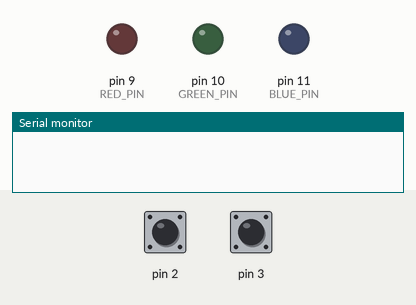
Simulated run of this sketch. Board: Arduino Uno, built with avr-gcc and run on an emulated ATmega328P. On the bench: output pins drawn as LEDs (lit = HIGH), the last lines printed to the serial monitor. The test bench sets the inputs (shaded band); at power-on: pin 2 HIGH, pin 3 HIGH.

Above: at 1.2 s.
1.3 s: pin 2 pulled LOW for 0.15 s
At 1.5 s:
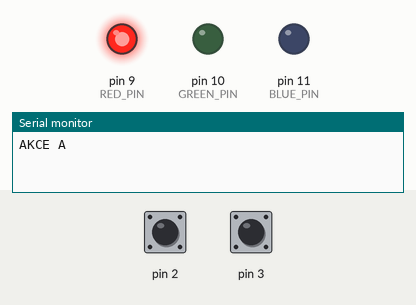
3.0 s: pin 3 pulled LOW for 0.15 s
At 3.2 s:
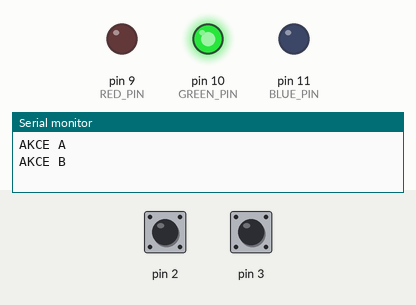
4.7 s: pin 3 pulled LOW for 3.2 s
At 9.1 s:
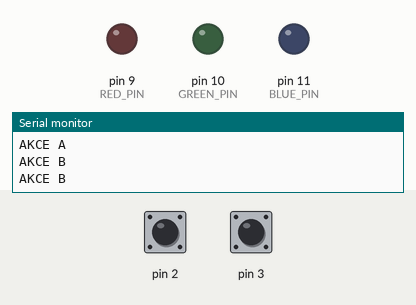
9.5 s: pin 2 pulled LOW for 3.2 s
At 14.0 s:
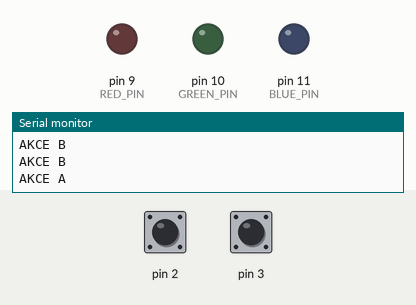
Timing chart, 0 to 15.3 s (numbered marks = the images above; inputs shaded):
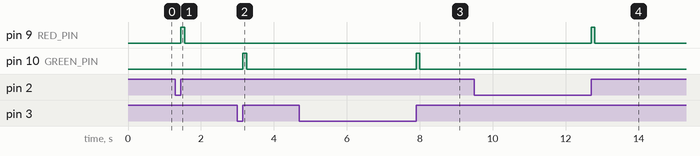

The sketch:

main_FSM.ino
```cpp
#define RED_PIN 9
#define GREEN_PIN 10
#define BLUE_PIN 11

#define OWN_DELAY 100

bool checkState = false;

void flash(int pin){
  digitalWrite(pin, 1);
  delay(OWN_DELAY);
  digitalWrite(pin, 0);
}


enum states {
  STATE_START, STATE_SW1, STATE_SW2, STATE_SW1SW2
};

enum states STATE, NEXT_STATE;

void setup() {
  Serial.begin(9600);

  pinMode(2, INPUT_PULLUP);
  pinMode(3, INPUT_PULLUP);
  //pinMode(3, INPUT_PULLUP);

  pinMode(9, OUTPUT);
  pinMode(10, OUTPUT);
  pinMode(11, OUTPUT);

  STATE = STATE_START;
}


void loop() {
    int sw1_pressed = !digitalRead(2);
    int sw2_pressed = !digitalRead(3);

    switch (STATE)
    {
      case STATE_START:

          if (sw1_pressed == true) {
            NEXT_STATE = STATE_SW1;
          } else if (sw2_pressed == true) {
            NEXT_STATE = STATE_SW2;
          }

          checkState = false;
          break;

      case STATE_SW1:
         if(sw2_pressed == true){
          NEXT_STATE = STATE_SW1SW2;
         } else if (sw1_pressed == false) {
          NEXT_STATE = STATE_START;

          if (checkState == false){
            Serial.println("AKCE A");
            flash(RED_PIN);

            checkState = true;
            }
         }
         break;

      case STATE_SW2:
        if(sw1_pressed == true){
          NEXT_STATE = STATE_SW1SW2;
         }
         else if (sw2_pressed == false) {
          NEXT_STATE = STATE_START;

           if (!checkState){
            Serial.println("AKCE B");
            flash(GREEN_PIN);

            checkState = true;
            }
         }
         break;

      case STATE_SW1SW2:
         if (sw2_pressed == false && sw1_pressed == false) {
          NEXT_STATE = STATE_START;

           if (!checkState){
              Serial.println("AKCE C");
              flash(BLUE_PIN);

              checkState = true;
            }
         }
         break;

    }

    STATE = NEXT_STATE;
 }
```

Measured:
- after the input at 1.3 s, pin 9 (RED_PIN): LOW → HIGH after 0.15 s, → LOW 0.10 s later
- after the input at 3.0 s, pin 10 (GREEN_PIN): LOW → HIGH after 0.15 s, → LOW 0.10 s later
- after the input at 4.7 s, pin 10 (GREEN_PIN): LOW → HIGH after 3.2 s, → LOW 0.10 s later
- after the input at 9.5 s, pin 9 (RED_PIN): LOW → HIGH after 3.2 s, → LOW 0.10 s later
